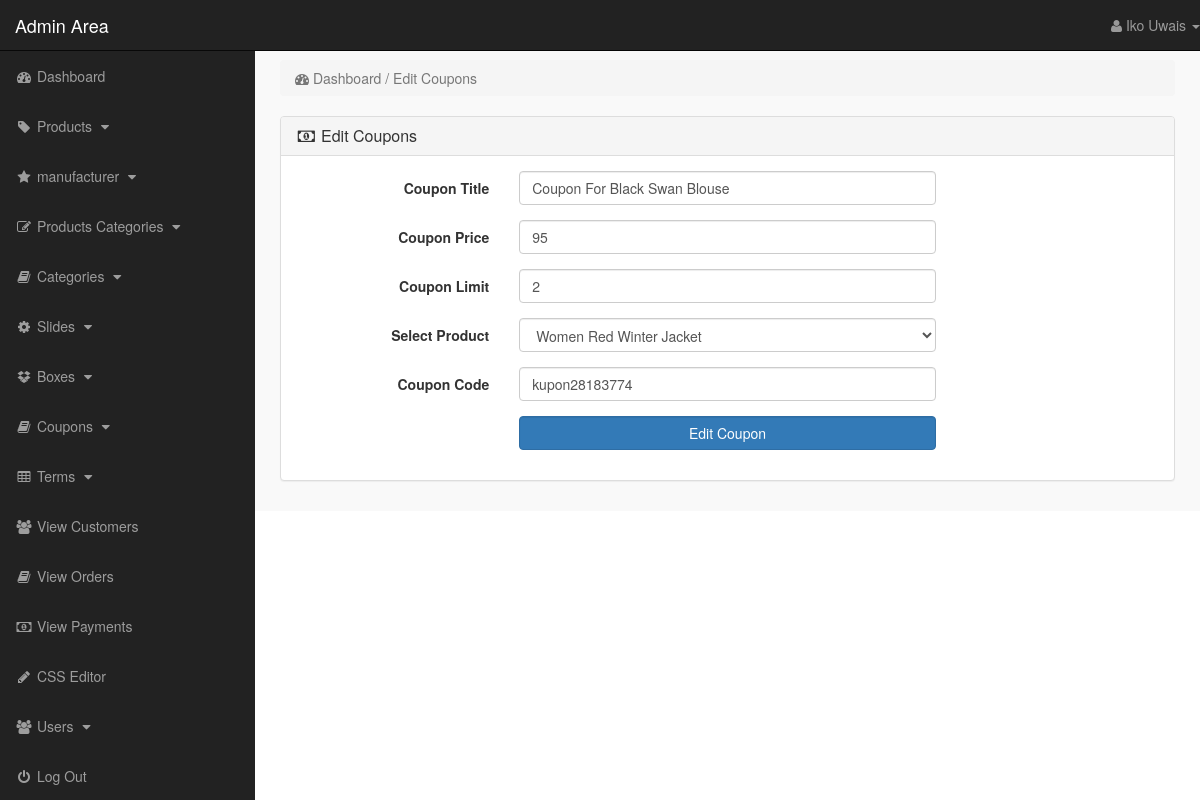
Screenshot of /M-Dev-Store/admin_area/index.php?edit_coupon=2 (signed in) with the database file from the repository.
### tables this page shows
CREATE TABLE `coupons` (
  `coupon_id` int(100) NOT NULL,
  `product_id` int(100) NOT NULL,
  `coupon_title` varchar(255) NOT NULL,
  `coupon_price` varchar(255) NOT NULL,
  `coupon_code` varchar(255) NOT NULL,
  `coupon_limit` int(100) NOT NULL,
  `coupon_used` int(100) NOT NULL
);

CREATE TABLE `products` (
  `product_id` int(10) NOT NULL,
  `p_cat_id` int(10) NOT NULL,
  `cat_id` int(10) NOT NULL,
  `manufacturer_id` int(10) NOT NULL,
  `date` timestamp NOT NULL DEFAULT CURRENT_TIMESTAMP ON UPDATE CURRENT_TIMESTAMP,
  `product_title` text NOT NULL,
  `product_url` text NOT NULL,
  `product_img1` text NOT NULL,
  `product_img2` text NOT NULL,
  `product_img3` text NOT NULL,
  `product_price` int(10) DEFAULT NULL,
  `product_keywords` text NOT NULL,
  `product_desc` text NOT NULL,
  `product_label` text NOT NULL,
  `product_sale` int(100) NOT NULL
);

### M-Dev-Store/admin_area/edit_coupon.php (the view, shortened to what this page needs)
<?php
    if(!isset($_SESSION['admin_email'])){
        echo "<script>window.open('login.php','_self')</script>";
    }else{
?>
<?php
if(isset($_GET['edit_coupon'])){
    $edit_id = $_GET['edit_coupon'];
    $edit_coupon = "select * from coupons where coupon_id='$edit_id'";
    $run_edit_coupon = mysqli_query($con,$edit_coupon);
    $row_edit_coupon = mysqli_fetch_array($run_edit_coupon);
    $coup_title = $row_edit_coupon['coupon_title'];
    $coup_price = $row_edit_coupon['coupon_price'];
    $coup_code = $row_edit_coupon['coupon_code'];
    $coup_limit = $row_edit_coupon['coupon_limit'];
    $prod_id = $row_edit_coupon['product_id'];
    $get_products = "select * from products where product_id='$prod_id'";
    $run_products = mysqli_query($con,$get_products);
    $row_products = mysqli_fetch_array($run_products);
    $product_id = $row_products['product_id'];
    $product_title = $row_products['product_title'];
}
?>
<div class="row">
    <div class="col-lg-12">
        <ol class="breadcrumb">
            <li class="active">
                <i class="fa fa-dashboard"></i> Dashboard / Edit Coupons
            </li>
        </ol>
    </div>
</div>
<div class="row">
    <div class="col-lg-12">
        <div class="panel panel-default">
           <div class="panel-heading">
               <h3 class="panel-title">
                   <i class="fa fa-money fa-fw"></i> Edit Coupons
               </h3>
           </div>
           <div class="panel-body">
               <form method="post" class="form-horizontal">
                   <div class="form-group">
                      <label class="col-md-3 control-label"> Coupon Title </label>
                      <div class="col-md-6">
                          <input value="<?php echo $coup_title; ?>" name="coupon_title" type="text" class="form-control" required>
                      </div>
                   </div>
                   <div class="form-group">
                      <label class="col-md-3 control-label"> Coupon Price </label>
                      <div class="col-md-6">
                          <input value="<?php echo $coup_price; ?>" name="coupon_price" type="text" class="form-control" required>
                      </div>
                   </div>
                   <div class="form-group">
                      <label class="col-md-3 control-label"> Coupon Limit </label>
                      <div class="col-md-6">
                          <input name="coupon_limit" type="number" class="form-control" value="<?php echo $coup_limit; ?>">
                      </div>
                   </div>
                   <div class="form-group">
                      <label class="col-md-3 control-label"> Select Product </label>
                      <div class="col-md-6">
                          <select name="product_id" class="form-control" required>
                            <option value="<?php echo $product_id; ?>"><?php echo $product_title; ?></option>
                          </select>
                      </div>
                   </div>
                   <div class="form-group">
                      <label class="col-md-3 control-label"> Coupon Code </label>
                      <div class="col-md-6">
                          <input value="<?php echo $coup_code; ?>" name="coupon_code" type="text" class="form-control" required>
                      </div>
                   </div>
                   <div class="form-group">
                      <label class="col-md-3 control-label"></label>
                      <div class="col-md-6">
                          <input name="update" value="Edit Coupon" type="submit" class="btn btn-primary form-control">
                      </div>
                   </div>
               </form>
           </div>
        </div>
    </div>
</div>
<?php } ?>

### M-Dev-Store/admin_area/includes/sidebar.php (shortened to what this page needs)
<?php
    if(!isset($_SESSION['admin_email'])){
        echo "<script>window.open('login.php','_self')</script>";
    }else{
?>
<nav class="navbar navbar-inverse navbar-fixed-top">
    <div class="navbar-header">
        <a href="index.php?dashboard" class="navbar-brand">Admin Area</a>
    </div>
    <ul class="nav navbar-right top-nav">
        <li class="dropdown">
            <a href="#" class="dropdown-toggle" data-toggle="dropdown">
                <i class="fa fa-user"></i> <?php echo $admin_name;  ?> <b class="caret"></b>
            </a>
        </li>
    </ul>
    <div class="collapse navbar-collapse navbar-ex1-collapse">
        <ul class="nav navbar-nav side-nav">
            <li>
                <a href="index.php?dashboard">
                        <i class="fa fa-fw fa-dashboard"></i> Dashboard
                </a>
            </li>
            <li>
                <a href="#" data-toggle="collapse" data-target="#products">
                        <i class="fa fa-fw fa-tag"></i> Products
                        <i class="fa fa-fw fa-caret-down"></i>
                </a>
            </li>
            <li>
                <a href="#" data-toggle="collapse" data-target="#manufacturer">
                        <i class="fa fa-fw fa-star"></i> manufacturer
                        <i class="fa fa-fw fa-caret-down"></i>
                </a>
            </li>
            <li>
                <a href="#" data-toggle="collapse" data-target="#p_cat">
                        <i class="fa fa-fw fa-edit"></i> Products Categories
                        <i class="fa fa-fw fa-caret-down"></i>
                </a>
            </li>
            <li>
                <a href="#" data-toggle="collapse" data-target="#cat">
                        <i class="fa fa-fw fa-book"></i> Categories
                        <i class="fa fa-fw fa-caret-down"></i>
                </a>
            </li>
            <li>
                <a href="#" data-toggle="collapse" data-target="#slides">
                        <i class="fa fa-fw fa-gear"></i> Slides
                        <i class="fa fa-fw fa-caret-down"></i>
                </a>
            </li>
            <li>
                <a href="#" data-toggle="collapse" data-target="#boxes">
                        <i class="fa fa-fw fa-dropbox"></i> Boxes
                        <i class="fa fa-fw fa-caret-down"></i>
                </a>
            </li>
            <li>
                <a href="#" data-toggle="collapse" data-target="#coupon">
                        <i class="fa fa-fw fa-book"></i> Coupons
                        <i class="fa fa-fw fa-caret-down"></i>
                </a>
            </li>
            <li>
                <a href="#" data-toggle="collapse" data-target="#terms">
                        <i class="fa fa-fw fa-table"></i> Terms
                        <i class="fa fa-fw fa-caret-down"></i>
                </a>
            </li>
            <li>
                <a href="index.php?view_customers">
                    <i class="fa fa-fw fa-users"></i> View Customers
                </a>
            </li>
            <li>
                <a href="index.php?view_orders">
                    <i class="fa fa-fw fa-book"></i> View Orders
                </a>
            </li>
            <li>
                <a href="index.php?view_payments">
                    <i class="fa fa-fw fa-money"></i> View Payments
                </a>
            </li>
            <li>
                <a href="index.php?edit_css">
                    <i class="fa fa-fw fa-pencil"></i> CSS Editor
                </a>
            </li>
            <li>
                <a href="#" data-toggle="collapse" data-target="#users">
                        <i class="fa fa-fw fa-users"></i> Users
                        <i class="fa fa-fw fa-caret-down"></i>
                </a>
            </li>
            <li>
                <a href="logout.php">
                    <i class="fa fa-fw fa-power-off"></i> Log Out
                </a>
            </li>
        </ul>
    </div>
</nav>
<?php } ?>

### M-Dev-Store/admin_area/css/style.css (style rules this page uses)
body { margin-top: 100px; }
@media (min-width: 768px) { body { margin-top: 50px; } }
.top-nav { 0 15px; }
.top-nav>li { float: left; display: inline-block; }
.top-nav>li>a { color: #999999; line-height: 20px; padding-top: 15px; padding-bottom: 15px; }
@media (min-width: 768px) { .side-nav { position: fixed; top: 51px; bottom: 0; width: 255px; overflow-y: auto; overflow-x: hidden; background-color: #222222; padding-bottom: 40px; border-radius: 0; } }
@media (min-width: 768px) { .side-nav>li>a { width: 255px; } }
.panel-body { border-radius: 5px; }

### rows the page displays
coupons: coupon_title "Coupon For Black Swan Blouse", coupon_price "95", coupon_limit "2", coupon_code "kupon28183774"
products: product_id "Women Red Winter Jacket"

### other values shown
$admin_name "Iko Uwais"
